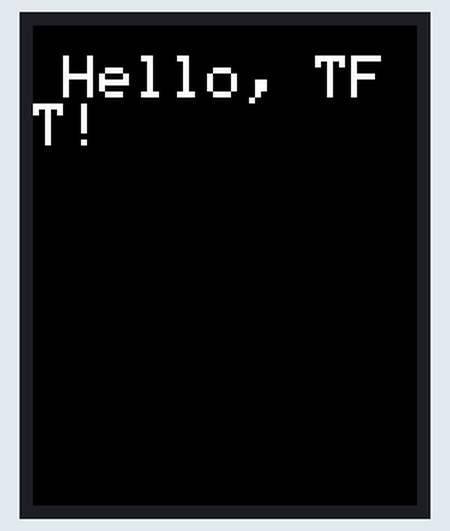
The program below on a simulated ESP32. Parts: 128×160 colour display.

Above: at 0.2 s.

The program:

main.cpp
```cpp
#include <Adafruit_GFX.h>
#include <Adafruit_ST7735.h>

// Pin connections for ESP32
#define TFT_CLK   18
#define TFT_RST   4
#define TFT_DC    2
#define TFT_CS    5
#define TFT_SDA   23

// Create an instance of the ST7735 library
Adafruit_ST7735 tft = Adafruit_ST7735(TFT_CS, TFT_DC, TFT_RST, TFT_CLK, TFT_SDA);

void setup()
{
  Serial.begin(115200);
  // Initialize the TFT display
  tft.initR(INITR_BLACKTAB);  // Use this line for ST7735B displays

  // Rotate the display if required
  // tft.setRotation(1);  // Uncomment this line to rotate display 90 degrees

  // Fill the screen with a color
  tft.fillScreen(ST7735_BLACK);

  // Set text color and size
  tft.setTextColor(ST7735_WHITE);
  tft.setTextSize(2);

  // Set the cursor position
  tft.setCursor(10, 10);

  // Print text
  tft.println("Hello, TFT!");
}

void loop() {
  // Nothing to do here
}
```
